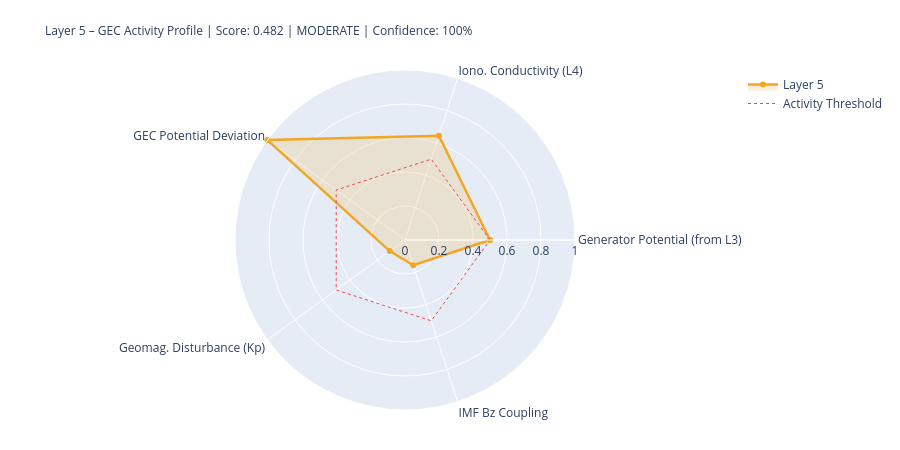

The code cell stored with this chart in its notebook:
### Markdown cell above
---
## 5. State Assessment & Handoff to Layer 6

### Code cell
# ============================================================
# LAYER-5-SCORE
# ============================================================

# Components
# 1) Generator activity (Layer-3-driven)
gen_score = norm(generator_strength, 0.3, 2.0)
gen_src   = 'from_layer3' if l3_thunder_score is not None else 'estimated'

# 2) Ionospheric conductivity (Layer-4-driven)
iono_score = norm(iono_cond_factor, 0.7, 1.4)
iono_src   = 'from_layer4' if l4_ioniz is not None else 'estimated'

# 3) GEC potential deviation from reference
pot_score = norm(abs(delta_V_pct), 0, 30)  # 0 = at reference, 1 = 30% deviation
pot_src   = 'derived'

# 4) Geomagnetic disturbance (Kp) – modulates vertical currents
kp_score = norm(kp_val, 0, 9)
kp_src   = 'primary' if kp_now is not None else 'from_layer4'

# 5) IMF Bz coupling (southward = stronger M-I coupling → GEC influence)
bz_score = norm(-(bz_now or 0), -5, 30) if bz_now is not None else None
bz_src   = 'primary' if bz_now is not None else 'missing'

COMPONENTS = {
    'Generator Potential (from L3)':  {'score': gen_score,   'source': 'derived_from_layer3', 'dynamic': True},
    'Iono. Conductivity (L4)':      {'score': iono_score,  'source': iono_src, 'dynamic': True},
    'GEC Potential Deviation':      {'score': pot_score,   'source': pot_src,  'dynamic': True},
    'Geomag. Disturbance (Kp)':         {'score': kp_score,    'source': kp_src,   'dynamic': True},
    'IMF Bz Coupling':               {'score': bz_score,    'source': bz_src,   'dynamic': True},
}

available   = {k: v['score'] for k, v in COMPONENTS.items() if v['score'] is not None}
unavailable = [k for k, v in COMPONENTS.items() if v['score'] is None]
layer5_score = round(sum(available.values()) / len(available), 4) if available else None
confidence   = round(len(available) / len(COMPONENTS), 2)
level = ('unknown' if layer5_score is None
         else 'quiet'   if layer5_score < 0.3
         else 'moderate' if layer5_score < 0.6
         else 'active')
dominant_l5 = max(available, key=available.get) if available else 'none'

# Kp consistency: separate 1-min raw value from score value
kp_1m_raw   = kp_now          # directly from API (can be 0.0 during live measurement)
kp_for_score = kp_val          # from Layer-0 context or estimated value if needed
kp_score_src = kp_src

W = 68
print('=' * W)
print('LAYER 5 – GLOBAL ELECTRIC CIRCUIT – STATE ASSESSMENT')
print('=' * W)
for name, comp in COMPONENTS.items():
    s = comp['score']
    if s is not None:
        bar = '█' * int(s*20) + '░' * (20-int(s*20))
        print(f'  {name:<34} {bar}  {s:.3f}  [{comp["source"]}]')
    else:
        print(f'  {name:<34} {"─"*20}  n/a   [missing]')
print('-' * W)
print(f'  Score:         {layer5_score:.3f}  ({len(available)}/{len(COMPONENTS)} components)')
print(f'  Confidence:    {confidence:.0%}')
print(f'  Level:         {level.upper()}')
print(f'  Dominant:      {dominant_l5}')
print(f'  V_iono:        {V_iono_mod:.1f} kV  (Δ {delta_V_pct:+.1f}% vs. Ref)')
print(f'  I_total:       {I_total_mod:.1f} A   (Δ {delta_I_pct:+.1f}% vs. Ref)')
print('=' * W)

# Radar
cats   = list(available.keys())
vals_r = list(available.values())
if len(cats) >= 3:
    fig = go.Figure()
    fig.add_trace(go.Scatterpolar(
        r=vals_r + [vals_r[0]], theta=cats + [cats[0]],
        fill='toself', fillcolor='rgba(242,166,35,0.18)',
        line=dict(color='#F2A623', width=2.5), name='Layer 5'
    ))
    fig.add_trace(go.Scatterpolar(
        r=[0.5]*(len(cats)+1), theta=cats+[cats[0]],
        line=dict(color='#E24B4A', dash='dot', width=1),
        mode='lines', name='Activity Threshold'
    ))
    fig.update_layout(
        title=dict(
            text=f'Layer 5 – GEC Activity Profile | Score: {layer5_score:.3f} | {level.upper()} | Confidence: {confidence:.0%}',
            font=dict(size=12)
        ),
        polar=dict(radialaxis=dict(visible=True, range=[0,1])),
        height=450, showlegend=True,
        margin=dict(l=80, r=80, t=70, b=40)
    )
    fig.show()

### Figure 1 — Plotly figure (JSON) as saved in the notebook; plotly's stock layout.template omitted (floating-point values rounded to 4 significant figures)
{"data": [{"fill": "toself", "fillcolor": "rgba(242,166,35,0.18)", "line": {"color": "#F2A623", "width": 2.5}, "name": "Layer 5", "r": [0.5, 0.6454, 1.0, 0.1111, 0.156, 0.5], "theta": ["Generator Potential (from L3)", "Iono. Conductivity (L4)", "GEC Potential Deviation", "Geomag. Disturbance (Kp)", "IMF Bz Coupling", "Generator Potential (from L3)"], "type": "scatterpolar"}, {"line": {"color": "#E24B4A", "dash": "dot", "width": 1}, "mode": "lines", "name": "Activity Threshold", "r": [0.5, 0.5, 0.5, 0.5, 0.5, 0.5], "theta": ["Generator Potential (from L3)", "Iono. Conductivity (L4)", "GEC Potential Deviation", "Geomag. Disturbance (Kp)", "IMF Bz Coupling", "Generator Potential (from L3)"], "type": "scatterpolar"}], "layout": {"height": 450, "margin": {"b": 40, "l": 80, "r": 80, "t": 70}, "polar": {"radialaxis": {"range": [0, 1], "visible": true}}, "showlegend": true, "title": {"font": {"size": 12}, "text": "Layer 5 – GEC Activity Profile | Score: 0.482 | MODERATE | Confidence: 100%"}}}
